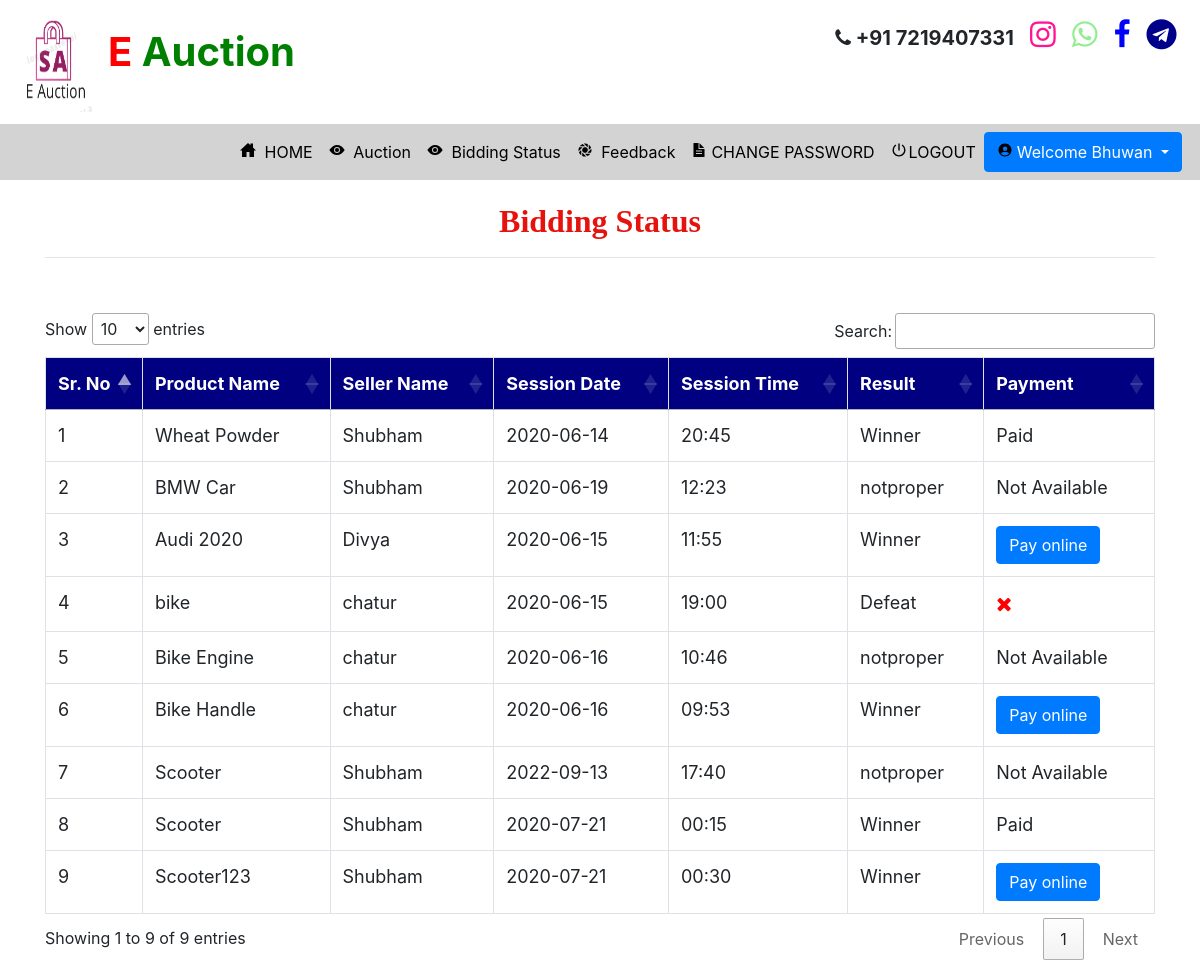
The app's page /bidding_status (signed in), older data.
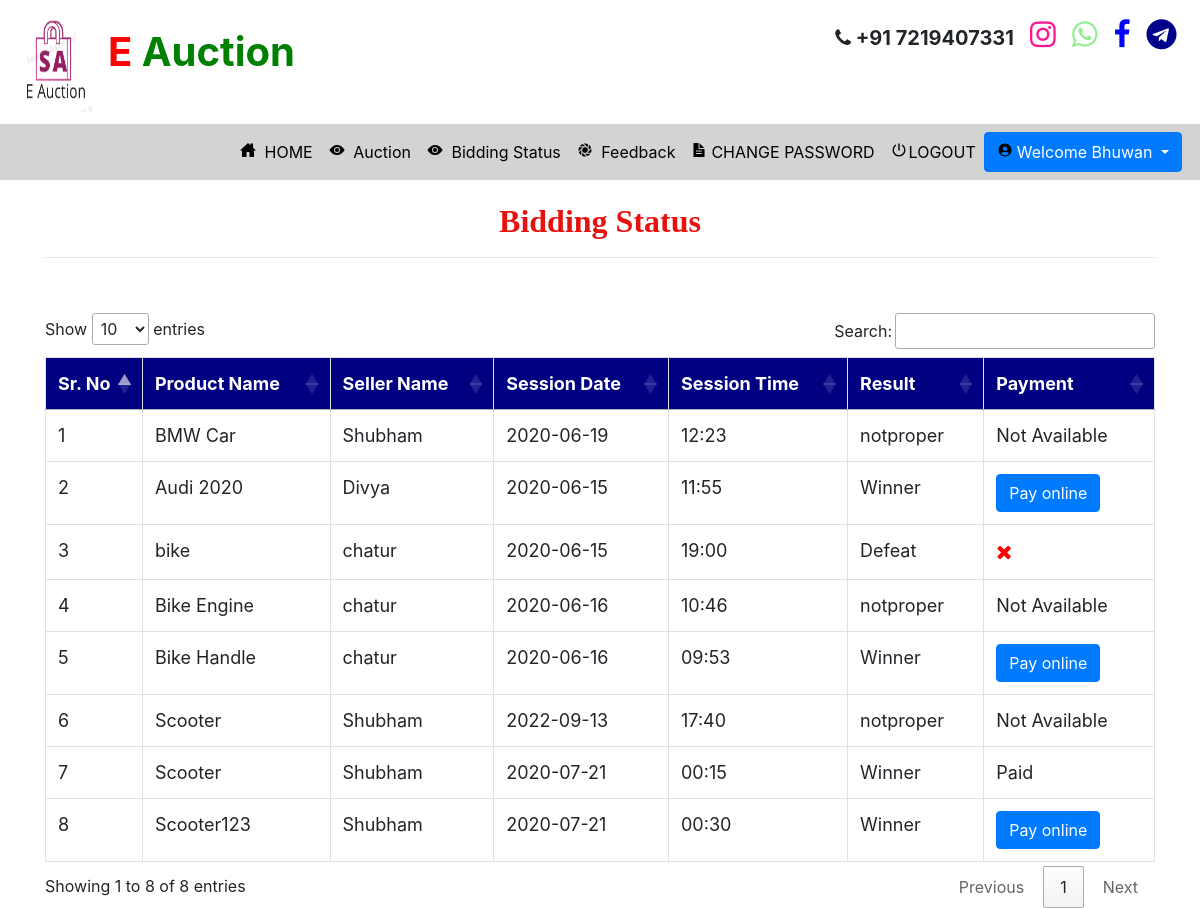
The same page, newer data.
### auction/models.py (models this page shows, shortened)
class Participant(models.Model):
    payment = models.ForeignKey(Payment,on_delete=models.CASCADE,null=True)
    new_price = models.IntegerField(null=True)
    result = models.ForeignKey(Result,on_delete=models.CASCADE,null=True)
    user = models.ForeignKey(Bidder,on_delete=models.CASCADE,null=True)
    aucted_product = models.ForeignKey(Aucted_Product,on_delete=models.CASCADE,null=True)
    product = models.ForeignKey(Product,on_delete=models.CASCADE,null=True)

class Aucted_Product(models.Model):
    winner = models.CharField(max_length=100,null=True)
    user = models.ForeignKey(Auction_User,on_delete=models.CASCADE,null=True)
    product = models.ForeignKey(Product,on_delete=models.CASCADE,null=True)

class Product(models.Model):
    temp = models.IntegerField(null=True)
    status  =models.ForeignKey(Status,on_delete=models.CASCADE,null=True)
    name = models.CharField(max_length=100,null=True)
    min_price = models.IntegerField(null=True)
    images = models.FileField(null=True)
    session = models.ForeignKey(Session_Time,on_delete=models.CASCADE,null=True)
    category = models.ForeignKey(Sub_Category,on_delete=models.CASCADE,null=True)

class Auction_User(models.Model):
    user = models.ForeignKey(User,on_delete=models.CASCADE,null=True)
    dob = models.DateField(null=True)
    address = models.CharField(max_length=100,null=True)
    contact = models.CharField(max_length=10,null=True)
    image = models.FileField(null=True)
    membership = models.ForeignKey(Member_fee,on_delete=models.CASCADE,null=True)

class Session_Time(models.Model):
    date = models.ForeignKey(Session_date,on_delete=models.CASCADE,null=True)
    time = models.CharField(max_length=30,null=True)

class Session_date(models.Model):
    date = models.CharField(max_length=30,null=True)

class Result(models.Model):
    result = models.CharField(max_length=100,null=True)
    def __str__(self):
        return self.result

### auction/views.py (the view)
# urls.py: path('bidding_status', Bidding_Status, name='bidding_status'),
def Bidding_Status(request):
    if not request.user.is_authenticated:
        return redirect('login_user')
    data = 0
    user = User.objects.get(username=request.user.username)
    error = ""
    try:
        data = Bidder.objects.get(user=user)
        if data:
            error = "pat"
    except:
        data = Auction_User.objects.get(user=user)
    if data.membership.fee == "Unpaid":
        return redirect('Member_Payment_mode')
    pro = Participant.objects.filter(user=data)
    d = {'pro':pro,'error':error}
    return render(request,'bidding_status.html',d)

### auction/templates/bidding_status.html (shortened to what this page needs)
{% extends 'navigation.html' %}
{% block body %}
 <div class="container" style="background:white">
<center><h2 style = "font-family : 'Monotype Corsiva' ; color : #E6120E ; font-weight : bold;margin-top:2%">Bidding Status</h2></center><hr>
<table class="table table-bordered" id="myTable">
  <thead>
  <tr>
    <th>Sr. No</th>
    <th>Product Name</th>
    <th>Seller Name</th>
    <th>Session Date</th>
    <th>Session Time</th>
    <th>Result</th>
    <th>Payment</th>
  </tr>
  </thead>
   <tbody>
{% for i in pro %}
  <tr>
    <td>{{forloop.counter}}</td>
    <td>{{i.aucted_product.product.name}}</td>
    <td>{{i.aucted_product.user.user.username}}</td>
    <td>{{i.aucted_product.product.session.date.date}}</td>
    <td>{{i.aucted_product.product.session.time}}</td>
      {% if i.result %}
    <td>{{i.result}}</td>
      {% else %}
<td style="color:green">Start on time</td>
      {% endif %}
      {% ifequal i.payment.pay "pending" %}
      <td><a href="{% url 'Payment_mode' i.id %}" ><button class="btn btn-primary">Pay online</button></a></td>
 {% else %}
      {% ifequal i.payment.pay "paid" %}
       <td>Paid</td>
       {% else %}
      {% ifequal i.payment.pay "reject" %}
      <td style="font-size:20px;color:red"><i class="fa fa-times"></i> </td>
      {% else %}
      <td>Not Available</td>
      {% endifequal %}
      {% endifequal %}
      {% endifequal %}
  </tr>
   {% endfor %}
    </tbody>
</table>
 </div>
{% endblock %}

Row changes from the older to the newer data that the page shows:
removed Participant: aucted_product.product.name "Wheat Powder", aucted_product.user.user.username "Shubham", aucted_product.product.session "2020-06-14", aucted_product.product.session.time "20:45", result "Winner"
Text that changed along with them:
text written by a page script: "Show entries Search: Showing 1 to 9 of 9 entries Previous 1 Next" → "Show entries Search: Showing 1 to 8 of 8 entries Previous 1 Next"
